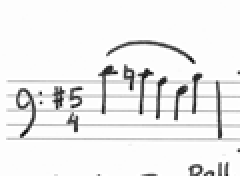
%> input picture data/ideal3.png, 120 x 88 px (shown 2 times larger)
$ octave segment.m   (GNU Octave 9; MATLAB toolbox functions it lacks are replaced by stand-ins)
%> lines starting %> are read from the running program, lines starting %| are printed output that depends on the picture; in (x1, y1, x2, y2) boxes, pixels count from 0 and x2, y2 are one past the last pixel; in counts of white or black regions, pixels touching at a corner belong together; the program's own positions count from 1
%% Segment features of given image
clear all;
set(0,'DefaultFigureWindowStyle','docked');

% configurations
TITLE = 'Feature';
MARGIN = 2;
level = 0.5; % Img 2 BW covertion line

% read image
Img = imread('ideal3','png');
%> Img is the input picture: size 88x120x3 uint8; min 4, max 255, mean 237.7
ImgBW = im2bw(Img, level);
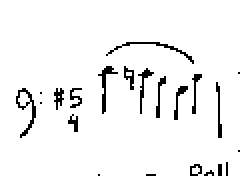
%> ImgBW: size 88x120 logical (shown 2 times larger); 94.9% white; black in thin lines or dots, all inside (x1, y1, x2, y2) = (8, 21, 120, 88)
[R C] = size(Img);
%> R = 88; C = 360

% get image info
stats = regionprops(~ImgBW, 'BoundingBox');
%> stats = 22 regions; largest, box (x1, y1, x2, y2): (53, 21, 97, 32), (8, 44, 18, 69), (49, 33, 59, 57), (69, 34, 77, 57), (87, 43, 94, 60)

% project segmentations
figure();
clf;hold on;
imshow(Img);

for index=1:length(stats)
    box = stats(index).BoundingBox;
    % U: Upper Left
    % L: Length
    % R: row, C: col
    UC = max(1, box(1) - MARGIN);
    UR = max(1, box(2) - MARGIN);
    LC = min(C, box(3) + MARGIN * 2);
    LR = min(R, box(4) + MARGIN * 2);
    [UC UR LC LR]
    if LC + LR > 5
        % Draw cropping boxes
        rectangle('Position', [UC UR LC LR]);
        % Crop image and save
        imwrite( imcrop(Img, [UC UR LC LR]),...
            strcat( TITLE, '_', sprintf('%03d', index),'.png' ),...
            'png');
    end
end
%> this loop made 22 passes
%> (box, UC, UR, LC, LR) on passes 1 to 12: ([8.5 44.5 10 25], 6.5, 42.5, 14, 29), ([20.5 46.5 1 1], 18.5, 44.5, 5, 5), ([20.5 51.5 1 1], 18.5, 49.5, 5, 5), ([27.5 44.5 5 11], 25.5, 42.5, 9, 15), ([34.5 57.5 5 9], 32.5, 55.5, 9, 13), ([35.5 44.5 6 10], 33.5, 42.5, 10, 14), ([49.5 33.5 10 24], 47.5, 31.5, 14, 28), ([49.5 87.5 1 1], 47.5, 85.5, 5, 5), ([53.5 21.5 44 11], 51.5, 19.5, 48, 15), ([62.5 33.5 5 12], 60.5, 31.5, 9, 16), ([69.5 34.5 8 23], 67.5, 32.5, 12, 27), ([73.5 87.5 5 1], 71.5, 85.5, 9, 5)
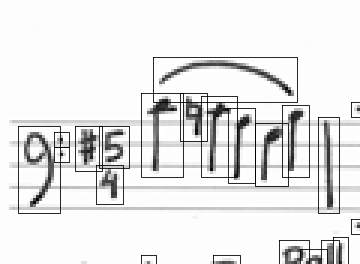
%> figure redrawn from the program's plot data; shown 3 times larger

hold off;

$ run again, with data/ideal1.png copied over data/ideal3.png
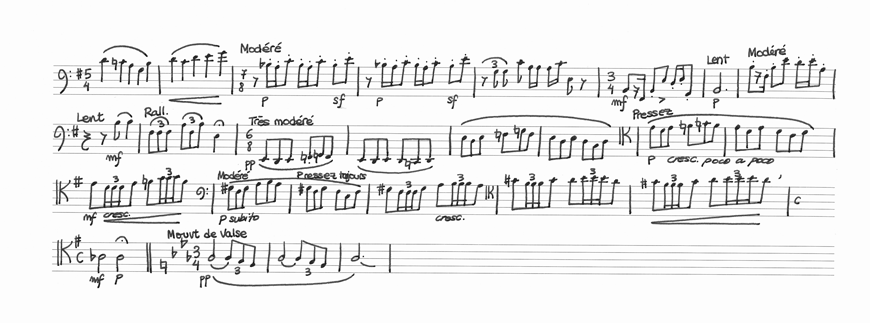
%> input picture data/ideal1.png, 870 x 323 px
%> Img is the input picture: size 323x870x3 uint8; min 0, max 255, mean 236.7
%> `ImgBW = im2bw(Img, level);`:
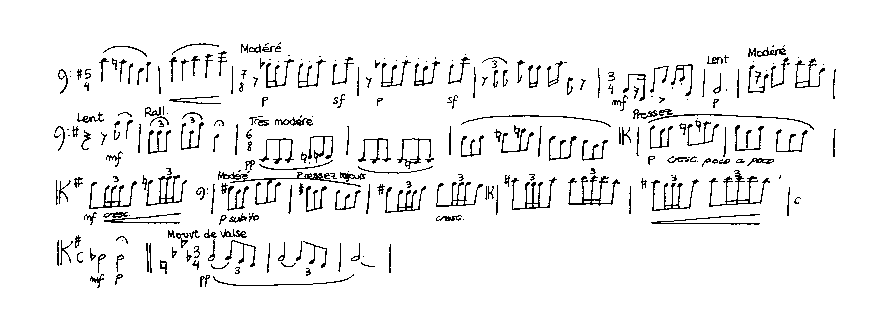
%> ImgBW: size 323x870 logical; 94.3% white; black in thin lines or dots, all inside (x1, y1, x2, y2) = (54, 42, 836, 288)
%> stats = 290 regions; largest, box (x1, y1, x2, y2): (218, 171, 361, 205), (648, 114, 814, 130), (709, 170, 770, 207), (461, 115, 611, 127), (213, 274, 354, 286)
%> the loop `for index=1:length(stats)` made 290 passes
%> (box, UC, UR, LC, LR) on passes 1 to 3: ([54.5 134.5 7 4], 52.5, 132.5, 11, 8), ([55.5 126.5 10 25], 53.5, 124.5, 14, 29), ([56.5 180.5 2 25], 54.5, 178.5, 6, 29)
%> after the loop `for index=1:length(stats)`:
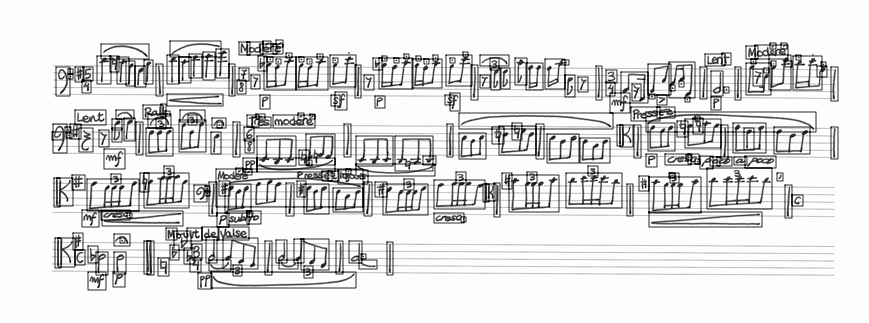
%> figure redrawn from the program's plot data
